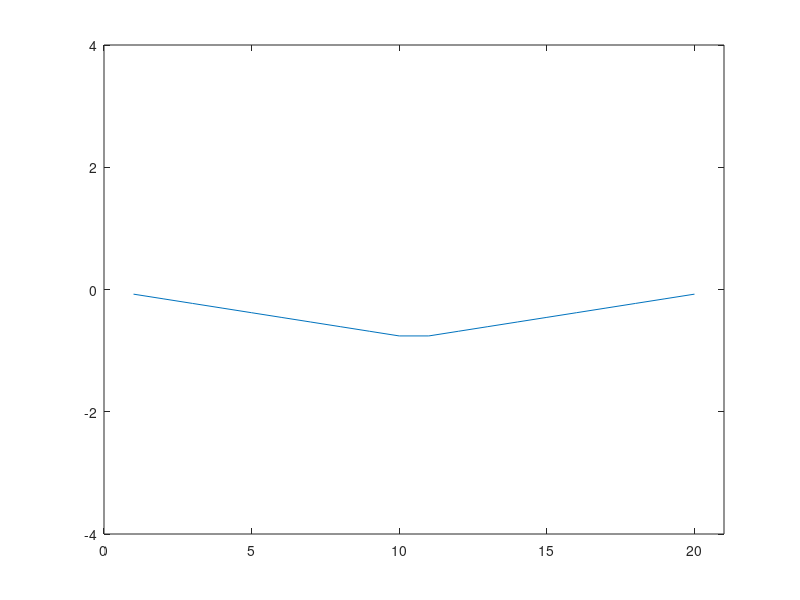

MATLAB code to generate this figure:
%%
% plotExample : Example of plotting a time varying function
% 

figure;

N = 20;

y0 = [(1:(N/2)) ((N/2):-1:1)]' / N;

% Note that we keep the handle of this plot, h, so that we can modify the
% values later in the loop
h = plot (y0);

% Note the axis command which fixes the scale of the axes - refer to the
% Matlab help system for details on this
axis ([0 (N+1) -4 4]);

y2 = [zeros(N,1); y0];

dt = 0.1;   % timestep in seconds
T = 50.0;   % Total simulation time in seconds

w = 2.0;

for t=0:dt:T
    
    % Update the values for y
    y = 3*sin(w*t)*y0;
    
    % Update y using the set command and the handle h
    set (h, 'YData', y);
    
    % Pause command so we can see whats happening you can change the delay
    % here to whatever value you like in seconds. Try help pause for more
    % details
    pause(0.1);
end
